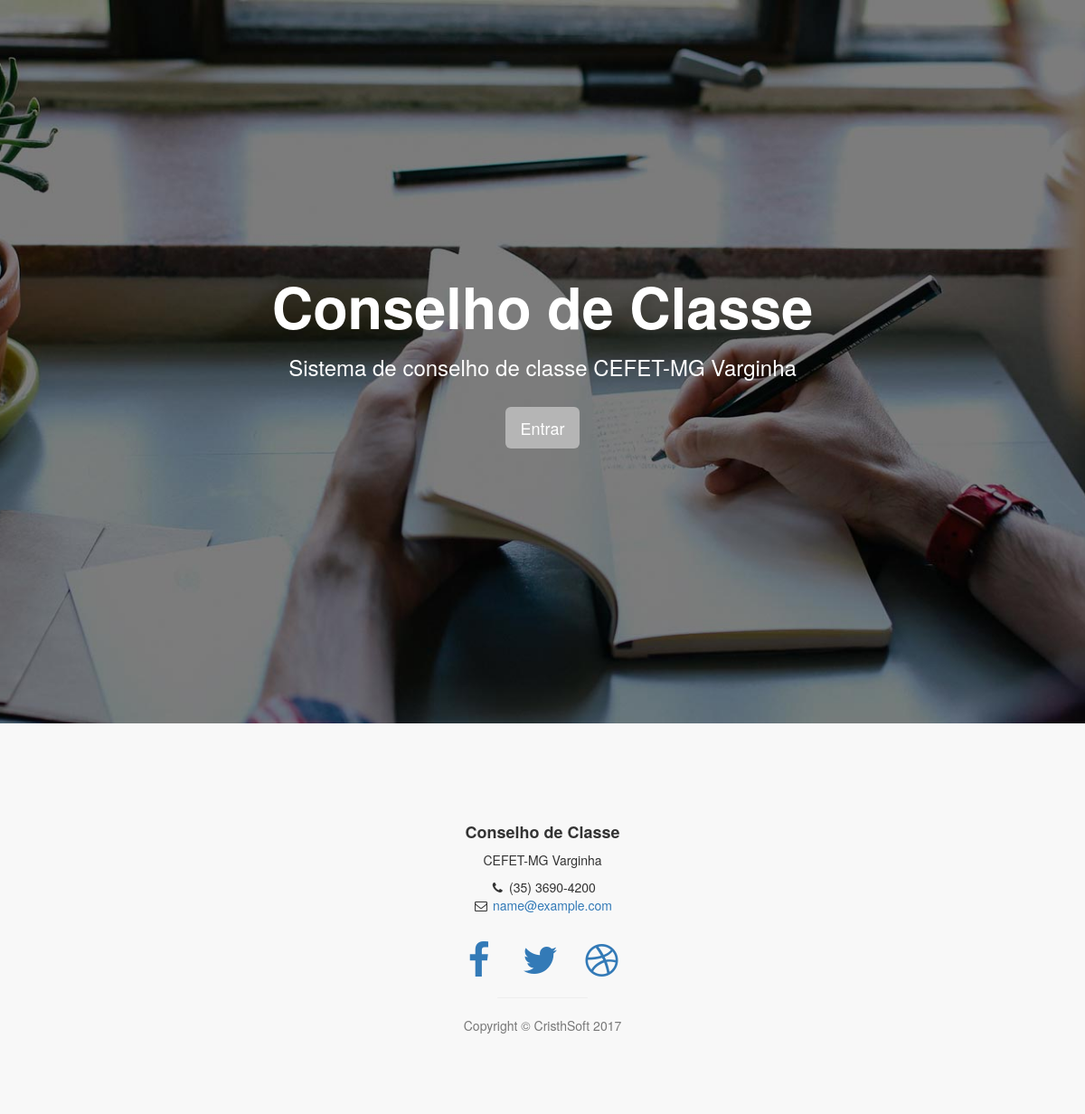
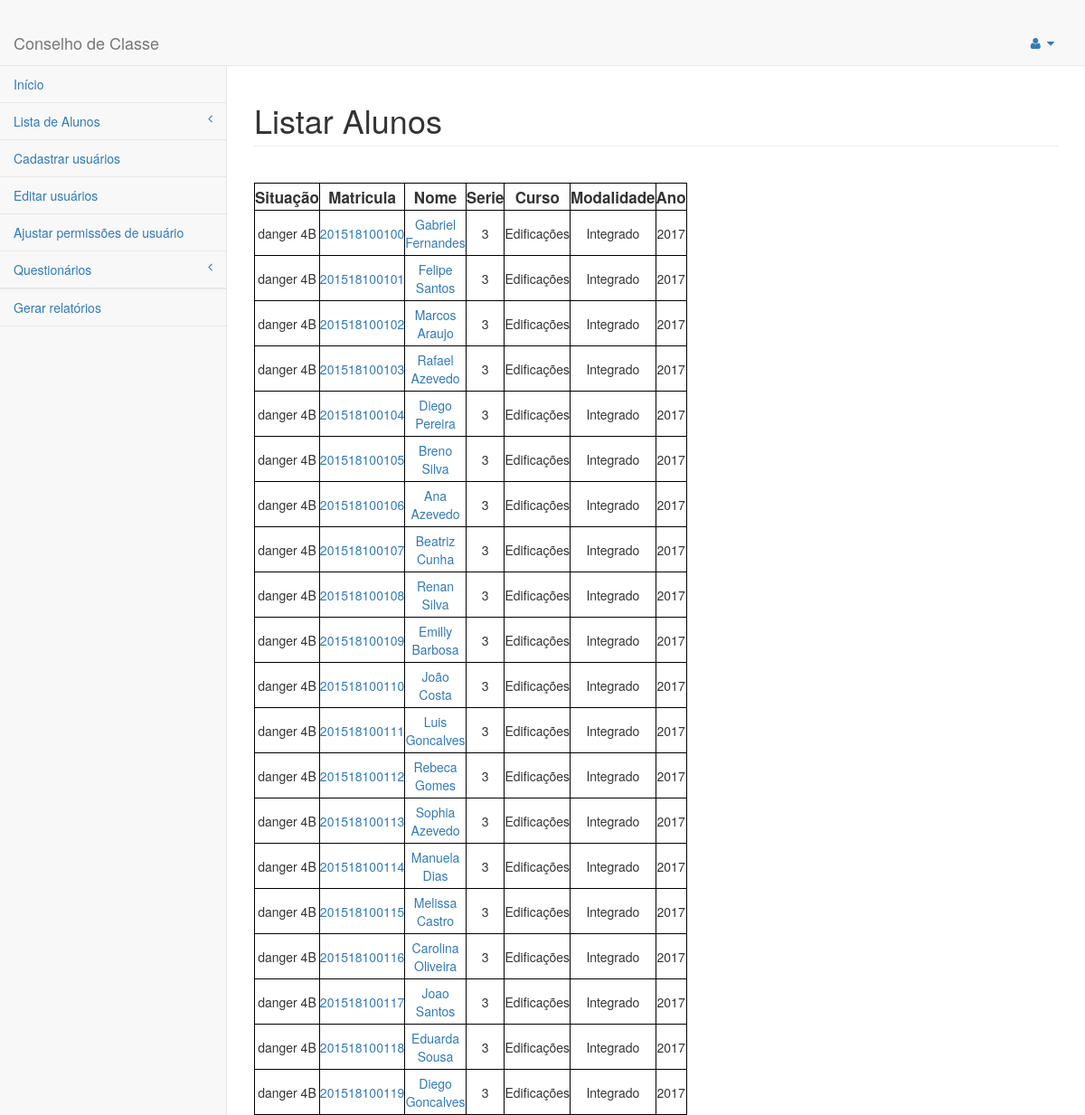
Page /Listar/listar/33/0/0 on the committed database (2 pictures, top to bottom).
### tables this page shows
CREATE TABLE `ALUNO` (
  `idALUNO` bigint(20) NOT NULL,
  `NOME` varchar(60) NOT NULL,
  `SITUACAO` int(11) DEFAULT NULL,
  `FOTO` blob
);

CREATE TABLE `TURMA` (
  `idTURMA` int(11) NOT NULL,
  `idCURSO` int(11) NOT NULL,
  `SERIE` int(11) NOT NULL,
  `MODALIDADE` int(2) NOT NULL
);

CREATE TABLE `CURSO` (
  `idCURSO` int(11) NOT NULL,
  `NOME` varchar(45) NOT NULL,
  `MODALIDADE` int(2) NOT NULL
);

CREATE TABLE `MODALIDADE` (
  `idMODALIDADE` int(2) NOT NULL,
  `MODALIDADE` varchar(45) NOT NULL
);

CREATE TABLE `TURMA_has_ALUNO` (
  `ALUNO_idALUNO` bigint(20) NOT NULL,
  `TURMA_idTURMA` int(11) NOT NULL,
  `ANO` int(11) NOT NULL
);

### application/controllers/Listar.php (called while the page is built, shortened)
<?php
    class Listar extends CI_Controller {
        public function __construct(){
            $this->load->library('session');
            if(!$this->session->userdata('login')){
                    $this->load->view('login');
            }
        }
        public function listar($id, $curso, $mod){
			$this->db->select('*');
			$this->db->from('PARAMETRO_DE_RISCO');
			if($id != 0)
				$this->db->where('PARAMETRO_DE_RISCO.idTURMA', $id);
			$this->db->order_by('PARAMETRO_DE_RISCO.NOTA', 'ASC');
			$nota = $this->db->get()->result();
			$this->db->select('*');
			$this->db->from('PARAMETRO_DE_RISCO');
			if($id != 0)
				$this->db->where('PARAMETRO_DE_RISCO.idTURMA', $id);
			$this->db->order_by('PARAMETRO_DE_RISCO.NOTA', 'ASC');
			$freq = $this->db->get()->result();
			$parametros['NOTA'] = $nota[0];
			$parametros['FREQUENCIA'] = $freq[0];
			$this->db->select('ALUNO.NOME AS NOME_ALUNO, ALUNO.idALUNO, TURMA_has_ALUNO.ANO, TURMA.idCURSO, CURSO.idCURSO, TURMA.SERIE, TURMA.MODALIDADE, MODALIDADE.idMODALIDADE, MODALIDADE.MODALIDADE, CURSO.NOME AS NOME_CURSO');
			$this->db->from('ALUNO');
			$this->db->join('TURMA_has_ALUNO', 'TURMA_has_ALUNO.ALUNO_idALUNO = ALUNO.idALUNO', 'inner');
			$this->db->join('TURMA', 'TURMA.idTURMA = TURMA_has_ALUNO.TURMA_idTURMA', 'inner');
			$this->db->join('CURSO', 'CURSO.idCURSO = TURMA.idCURSO', 'inner');
			$this->db->join('MODALIDADE', 'CURSO.MODALIDADE = MODALIDADE.idMODALIDADE', 'inner');
			$ano = date("Y");
			if($id !=0)
				$this->db->where('TURMA.idTURMA', $id);
			$this->db->where('TURMA_has_ALUNO.ANO', $ano);
			$data['TURMA_has_ALUNO'] = $this->db->get()->result();
			foreach($data['TURMA_has_ALUNO'] as &$turma_has_aluno){
				$turma_has_aluno->SITUACAO = 0;
				$this->db->select('
									NOTA.NOTA, NOTA.idALUNO, TURMA_has_ALUNO.TURMA_idTURMA,
									ALUNO.idALUNO, MATERIA.idMATERIA, NOTA.idNOTA, NOTA.BIMESTRE
								 ');
				$this->db->from('NOTA');
				$this->db->join('TURMA_has_ALUNO', 'NOTA.idALUNO = TURMA_has_ALUNO.ALUNO_idALUNO', 'inner');
				$this->db->join('ALUNO', 'TURMA_has_ALUNO.ALUNO_idALUNO = ALUNO.idALUNO', 'inner');
				$this->db->join('MATERIA', 'MATERIA.idMATERIA = NOTA.idMATERIA', 'inner');
				$this->db->where('NOTA.idALUNO', $turma_has_aluno->idALUNO);
				$data['TURMA_has_NOTA'] = $this->db->get()->result();
				$this->db->select('
									FREQUENCIA.FALTAS, FREQUENCIA.idALUNO, TURMA_has_ALUNO.TURMA_idTURMA,
									ALUNO.idALUNO, MATERIA.idMATERIA, FREQUENCIA.idFREQUENCIA, FREQUENCIA.BIMESTRE
								 ');
				$this->db->from('FREQUENCIA');
				$this->db->join('TURMA_has_ALUNO', 'FREQUENCIA.idALUNO = TURMA_has_ALUNO.ALUNO_idALUNO', 'inner');
				$this->db->join('ALUNO', 'TURMA_has_ALUNO.ALUNO_idALUNO = ALUNO.idALUNO', 'inner');
				$this->db->join('MATERIA', 'MATERIA.idMATERIA = FREQUENCIA.idMATERIA', 'inner');
				$this->db->where('FREQUENCIA.idALUNO', $turma_has_aluno->idALUNO);
				$data['TURMA_has_FREQUENCIA'] = $this->db->get()->result();
				foreach($parametros as &$parametro){
					$CONTADOR[1] = 0;
					$CONTADOR[2] = 0;
					$CONTADOR[3] = 0;
					$CONTADOR[4] = 0;
				}
				if($CONTADOR[4] >= $parametro->MATERIAS){
					if($turma_has_aluno->SITUACAO == 0){
						$turma_has_aluno->SITUACAO = 'danger 4B';
					}
				}
			}
			$dat['Tipo'] = $this->session->userdata('tipo');
			if($this->session->userdata('tipo') == 0)
				$this->parser->parse('ajax', $data);
			else
				$this->parser->parse('ajaxCoord', $dat);
            $this->parser->parse("listar", $data);
        }
    }

### index.php (called while the page is built, shortened)
<?php
require_once BASEPATH.'core/CodeIgniter.php';

### application/views/listar.php (the view, shortened to what this page needs)
	<div id="page-wrapper">
		<div class="row">
			<div class="col-lg-12">
				<h1 class="page-header">Listar Alunos</h1>
            </div>
        </div>
    <div class="row" id="principal">
		<div class="col-lg-12 col-md-12 col" id="btn">
			<?php
				echo br()."<table id='myTable'>".
				"<thead><tr>".
				"<th>Situação</th>".
				"<th>Matricula</th>".
				"<th>Nome</th>".
				"<th>Serie</th>".
				"<th>Curso</th>".
				"<th>Modalidade</th>".
				"<th>Ano</th>".
				"</tr></thead><tbody>";
				foreach($TURMA_has_ALUNO as $band){
				echo "<tr><td>". $band->SITUACAO ."</td>".
				"<td>".anchor(base_url('listar/alunoChamada/'. $band->idALUNO), $band->idALUNO). "</td>".
				"<td>".anchor(base_url('listar/alunoChamada/'. $band->idALUNO),$band->NOME_ALUNO). "</td>".
				"<td>".$band->SERIE. "</td>".
				"<td>".$band->NOME_CURSO. "</td>".
				"<td>".$band->MODALIDADE. "</td>".
				"<td>".$band->ANO. "</td>".
				"</tr>";
				}
				echo "</tbody></table>";
			?>
		</div>
			</div>
	</div>
	</body>
</html>

### application/views/login.php (shortened to what this page needs)
<!DOCTYPE html>
<html lang="en">
<head>
    <link href="{url}assets/css/bootstrap.min.css" rel="stylesheet">
    <link href="{url}assets/css/stylish-portfolio.css" rel="stylesheet">
    <link href="{url}assets/font-awesome/css/font-awesome.min.css" rel="stylesheet" type="text/css">
</head>
<body>
    <header id="top" class="header">
        <div class="text-vertical-center">
            <h1>Conselho de Classe</h1>
            <h3>Sistema de conselho de classe CEFET-MG Varginha</h3>
            <br>
            <button type="button" class="btn btn-dark btn-lg" data-toggle="modal" data-target="#login-modal">Entrar</button>
        </div>
    </header>
    <footer>
        <div class="container">
            <div class="row">
                <div class="col-lg-10 col-lg-offset-1 text-center">
                    <h4><strong>Conselho de Classe</strong>
                    </h4>
                    <p>CEFET-MG Varginha</p>
                    <ul class="list-unstyled">
                        <li><i class="fa fa-phone fa-fw"></i> (35) 3690-4200</li>
                        <li><i class="fa fa-envelope-o fa-fw"></i> <a href="mailto:name@example.com">name@example.com</a>
                        </li>
                    </ul>
                    <br>
                    <ul class="list-inline">
                        <li>
                            <a href="https://www.facebook.com/cefetmgvarginha/?hc_ref=SEARCH"><i class="fa fa-facebook fa-fw fa-3x"></i></a>
                        </li>
                        <li>
                            <a href="https://twitter.com/cefet_mg"><i class="fa fa-twitter fa-fw fa-3x"></i></a>
                        </li>
                        <li>
                            <a href="http://www.varginha.cefetmg.br/"><i class="fa fa-dribbble fa-fw fa-3x"></i></a>
                        </li>
                    </ul>
                    <hr class="small">
                    <?php echo '<p class="text-muted">Copyright &copy; CristhSoft '.date("Y").' </p>';
                      ?>
                </div>
            </div>
        </div>
    </footer>
</body>
</html>

### application/views/ajax.php (shortened to what this page needs)
<!DOCTYPE html>
<html lang="en">
<head>
    <link href="{url}assets/css/bootstrap.min.css" rel="stylesheet">
    <link href="{url}assets/css/metisMenu.min.css" rel="stylesheet">
    <link href="{url}assets/css/sb-admin-2.css" rel="stylesheet">
    <link href="{url}assets/css/morris.css" rel="stylesheet">
    <link href="{url}assets/css/font-awesome.min.css" rel="stylesheet" type="text/css">
    <link href="{url}assets/css/estilo.css" rel="stylesheet" type="text/css">
    <link rel="stylesheet" href="http://cdn.datatables.net/responsive/1.0.2/css/dataTables.responsive.css"/>
</head>
<body>
    <div id="wrapper">
        <nav class="navbar navbar-default navbar-static-top" role="navigation" style="margin-bottom: 0">
            <div class="navbar-header">
                <a class="navbar-brand" href="{url}login/loginAsAdm">Conselho de Classe</a>
            </div>
            <ul class="nav navbar-top-links navbar-right">
                <li class="dropdown">
                    <a class="dropdown-toggle" data-toggle="dropdown" href="#">
                        <i class="fa fa-user fa-fw"></i> <i class="fa fa-caret-down"></i>
                    </a>
                </li>
            </ul>
            <div class="navbar-default sidebar" role="navigation">
                <div class="sidebar-nav navbar-collapse" id="btn">
                    <ul class="nav" id="side-menu">
						<li>
                            <a href="{url}Login/telaInicial">Início</a>
                        </li>
                        <li>
                            <a href="{url}Listar/listar/0/0/0">Lista de Alunos<span class="fa arrow"></span></a>
                        </li>
                        <li>
                            <a href="{url}Cadastro/cadastrar">Cadastrar usuários</a>
                        </li>
                        <li>
                            <a href="{url}Cadastro/editar">Editar usuários</a>
                        </li>
                        <li>
                            <a href="{url}Permissao/v_tela_listagem">Ajustar permissões de usuário</a>
                        </li>
                            <li>
                            <a href="{url}Questionario/v_cadastro">Questionários<span class="fa arrow"></span></a>
                        </li>
                        <li>
						 <li>
                            <a href="{url}Relatorio/index/0">Gerar relatórios</a>
                        </li>
                        </li>
                    </ul>
                </div>
            </div>
        </nav>
        <div id="Main">

### assets/css/stylish-portfolio.css (style rules this page uses)
html, body { width: 100%; height: 100%; }
body { font-family: "Source Sans Pro","Helvetica Neue",Helvetica,Arial,sans-serif; }
.text-vertical-center { display: table-cell; text-align: center; vertical-align: middle; }
.text-vertical-center h1 { margin: 0; padding: 0; font-size: 4.5em; font-weight: 700; }
.btn-dark { border-radius: 0; color: #fff; background-color: #B5B5B5; }
#top { color: #fff; }
hr.small { max-width: 100px; }
.header { display: table; position: relative; width: 100%; height: 100%; background: url(../img/banner-bg.jpg) no-repeat center center scroll; -webkit-background-size: cover; -moz-background-size: cover; background-size: cover; -o-background-size: cover; }
footer { padding: 100px 0; }

### assets/css/sb-admin-2.css (style rules this page uses)
body { background-color: #f8f8f8; }
#wrapper { width: 100%; }
#page-wrapper { padding: 0 15px; min-height: 568px; background-color: white; }
@media (min-width: 768px) { #page-wrapper { position: inherit; margin: 0 0 0 250px; padding: 0 30px; border-left: 1px solid #e7e7e7; } }
.navbar-top-links { margin-right: 0; }
.navbar-top-links li { display: inline-block; }
.navbar-top-links li a { padding: 15px; min-height: 50px; }
.sidebar .sidebar-nav.navbar-collapse { padding-left: 0; padding-right: 0; }
.sidebar ul li { border-bottom: 1px solid #e7e7e7; }
.sidebar .arrow { float: right; }
.sidebar .fa.arrow:before { content: "\f104"; }
@media (min-width: 768px) { .sidebar { z-index: 1; position: absolute; width: 250px; margin-top: 51px; } }

### assets/css/estilo.css (style rules this page uses)
table, th, td { border: 1px solid black; text-align: center; }
th { height: 30px; font-size: 17px; }
table { width: 50%; }
td { height:50px; }
#btn { border: none; }

### rows in the picture
aluno: SITUACAO "danger 4B", idALUNO "201518100100", idALUNO+NOME "Gabriel Fernandes", turma.SERIE "3", curso.NOME "Edificações", modalidade.MODALIDADE "Integrado", turma_has_aluno.ANO "2017"
aluno: SITUACAO "danger 4B", idALUNO "201518100101", idALUNO+NOME "Felipe Santos", turma.SERIE "3", curso.NOME "Edificações", modalidade.MODALIDADE "Integrado", turma_has_aluno.ANO "2017"
aluno: SITUACAO "danger 4B", idALUNO "201518100102", idALUNO+NOME "Marcos Araujo", turma.SERIE "3", curso.NOME "Edificações", modalidade.MODALIDADE "Integrado", turma_has_aluno.ANO "2017"
aluno: SITUACAO "danger 4B", idALUNO "201518100103", idALUNO+NOME "Rafael Azevedo", turma.SERIE "3", curso.NOME "Edificações", modalidade.MODALIDADE "Integrado", turma_has_aluno.ANO "2017"
aluno: SITUACAO "danger 4B", idALUNO "201518100104", idALUNO+NOME "Diego Pereira", turma.SERIE "3", curso.NOME "Edificações", modalidade.MODALIDADE "Integrado", turma_has_aluno.ANO "2017"
aluno: SITUACAO "danger 4B", idALUNO "201518100105", idALUNO+NOME "Breno Silva", turma.SERIE "3", curso.NOME "Edificações", modalidade.MODALIDADE "Integrado", turma_has_aluno.ANO "2017"
aluno: SITUACAO "danger 4B", idALUNO "201518100106", idALUNO+NOME "Ana Azevedo", turma.SERIE "3", curso.NOME "Edificações", modalidade.MODALIDADE "Integrado", turma_has_aluno.ANO "2017"
aluno: SITUACAO "danger 4B", idALUNO "201518100107", idALUNO+NOME "Beatriz Cunha", turma.SERIE "3", curso.NOME "Edificações", modalidade.MODALIDADE "Integrado", turma_has_aluno.ANO "2017"
aluno: SITUACAO "danger 4B", idALUNO "201518100108", idALUNO+NOME "Renan Silva", turma.SERIE "3", curso.NOME "Edificações", modalidade.MODALIDADE "Integrado", turma_has_aluno.ANO "2017"
aluno: SITUACAO "danger 4B", idALUNO "201518100109", idALUNO+NOME "Emilly Barbosa", turma.SERIE "3", curso.NOME "Edificações", modalidade.MODALIDADE "Integrado", turma_has_aluno.ANO "2017"
aluno: SITUACAO "danger 4B", idALUNO "201518100110", idALUNO+NOME "João Costa", turma.SERIE "3", curso.NOME "Edificações", modalidade.MODALIDADE "Integrado", turma_has_aluno.ANO "2017"
aluno: SITUACAO "danger 4B", idALUNO "201518100111", idALUNO+NOME "Luis Goncalves", turma.SERIE "3", curso.NOME "Edificações", modalidade.MODALIDADE "Integrado", turma_has_aluno.ANO "2017"
aluno: SITUACAO "danger 4B", idALUNO "201518100112", idALUNO+NOME "Rebeca Gomes", turma.SERIE "3", curso.NOME "Edificações", modalidade.MODALIDADE "Integrado", turma_has_aluno.ANO "2017"
aluno: SITUACAO "danger 4B", idALUNO "201518100113", idALUNO+NOME "Sophia Azevedo", turma.SERIE "3", curso.NOME "Edificações", modalidade.MODALIDADE "Integrado", turma_has_aluno.ANO "2017"
aluno: SITUACAO "danger 4B", idALUNO "201518100114", idALUNO+NOME "Manuela Dias", turma.SERIE "3", curso.NOME "Edificações", modalidade.MODALIDADE "Integrado", turma_has_aluno.ANO "2017"
aluno: SITUACAO "danger 4B", idALUNO "201518100115", idALUNO+NOME "Melissa Castro", turma.SERIE "3", curso.NOME "Edificações", modalidade.MODALIDADE "Integrado", turma_has_aluno.ANO "2017"
aluno: SITUACAO "danger 4B", idALUNO "201518100116", idALUNO+NOME "Carolina Oliveira", turma.SERIE "3", curso.NOME "Edificações", modalidade.MODALIDADE "Integrado", turma_has_aluno.ANO "2017"
aluno: SITUACAO "danger 4B", idALUNO "201518100117", idALUNO+NOME "Joao Santos", turma.SERIE "3", curso.NOME "Edificações", modalidade.MODALIDADE "Integrado", turma_has_aluno.ANO "2017"
aluno: SITUACAO "danger 4B", idALUNO "201518100118", idALUNO+NOME "Eduarda Sousa", turma.SERIE "3", curso.NOME "Edificações", modalidade.MODALIDADE "Integrado", turma_has_aluno.ANO "2017"
aluno: SITUACAO "danger 4B", idALUNO "201518100119", idALUNO+NOME "Diego Goncalves", turma.SERIE "3", curso.NOME "Edificações", modalidade.MODALIDADE "Integrado", turma_has_aluno.ANO "2017"
